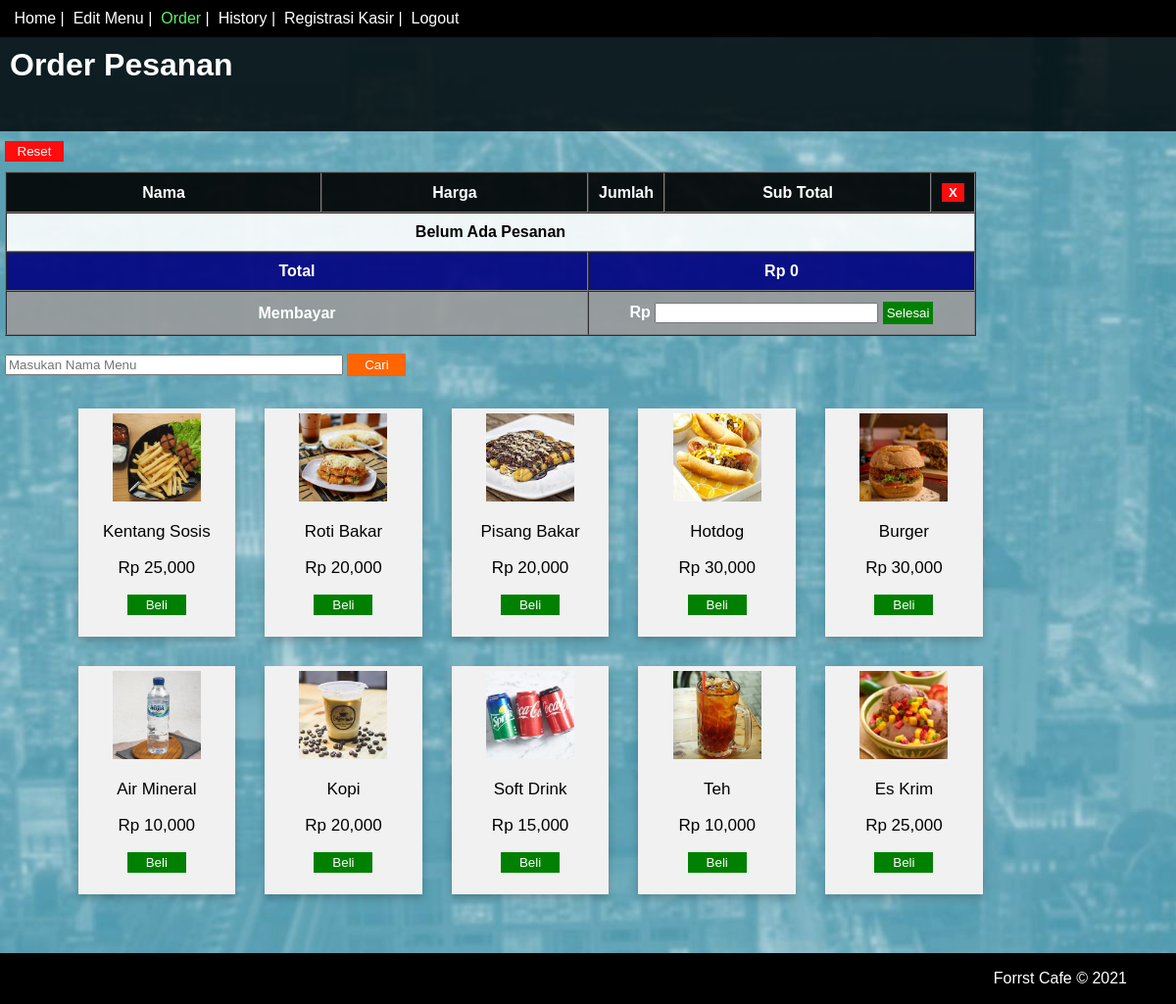
Page /page/order.php (signed in) on the committed database.
### tables this page shows
CREATE TABLE `tb_makanan` (
  `id` int(11) NOT NULL,
  `gambar` varchar(225) NOT NULL,
  `nama` varchar(50) NOT NULL,
  `harga` int(255) NOT NULL
);

### functions/functions.php (called while the page is built, shortened)
<?php
$conn = mysqli_connect("localhost", "root", "", "db_projek");
function query($query){
	global $conn;
	$result = mysqli_query($conn, $query);
	$rows = [];
	while ($row = mysqli_fetch_assoc($result)) {
		$rows[] = $row;
	}
	return $rows;
}
 ?>

### page/order.php (the view, shortened to what this page needs)
<?php
require '../functions/functions.php';
$menu = query("SELECT * FROM tb_makanan");
$role = $_SESSION['role'] OR $_COOKIE['role'];
$sum = 0;
 ?>
<!DOCTYPE html>
<html>
<head>
	<link rel="stylesheet" type="text/css" href="../css/style.css">
	<link rel="stylesheet" type="text/css" href="../css/base.css">
	<link rel="stylesheet" type="text/css" href="../css/order.css">
</head>
<body>
	<div class="bar">
	<?php if ( $role == 1 ) { ?>
		<a class="home" href="../index.php"><img class="home" src="../img/icon/home.png"> Home</a> |
		<a class="edit-menu" href="edit_menu.php"><img class="edit-menu" src="../img/icon/edit.png"> Edit Menu</a> |
		<a class="order" style="color: #60ef65;" href="order.php"><img class="order" src="../img/icon/order.png"> Order</a> |
		<a class="history" href="history.php"><img class="history" src="../img/icon/history.png"> History</a> |
		<a class="regis" href="kasir.php"><img class="regis" src="../img/icon/regis.png"> Registrasi Kasir</a> |
		<a class="logout" href="logout.php" onclick="return confirm('Logout?');"><img class="logout" src="../img/icon/logout.png"> Logout</a>
	<?php } else if ( $role == 2 ) { ?>
		<a class="home" href="../index.php"><img class="home" src="../img/icon/home.png"> Home</a> |
		<a class="order" style="color: #60ef65;" href="order.php"><img class="order" src="../img/icon/order.png"> Order</a> |
		<a class="history" href="history.php"><img class="history" src="../img/icon/history.png"> History</a> |
		<a class="logout" href="logout.php" onclick="return confirm('Logout?');"><img class="logout" src="../img/icon/logout.png"> Logout</a>
	<?php } ?>
	</div>
	<header>
		<h1>Order Pesanan</h1><br>
	</header>
	<div class="content">
	<div class="pesan">
		<button class="btn" id="reset">
			<a href="../fitur/reset.php" onclick="return confirm('Reset Cart?');">Reset</a>
		</button>
		<form method="post" action="../fitur/ubah_keranjang.php">
		<table border="1" cellpadding="10" cellspacing="0">
			<tr style="background-color: rgba(0, 0, 0, 0.9); color: white;">
				<th width="300px;">Nama</th>
				<th width="250px;">Harga</th>
				<th width="50px;">Jumlah</th>
				<th width="250px;">Sub Total</th>
				<th><button class="x1"><b>X</b></button></th>
			</tr>
			<?php if (!isset($_SESSION['cart'])) : ?>
				<tr style="background-color: rgba(255, 255, 255, 0.9); text-align: center;"><th colspan="5">Belum Ada Pesanan</th></tr>
			<?php endif ?>
			<tr style="background-color: rgba(0, 0, 128, 0.9); color: white;">
				<th colspan="2">Total</th>
				<th colspan="3">Rp <?= number_format($sum); ?></th>
			</tr>
			</form>
			<form method="post" action="../fitur/transaksi.php">
				<tr style="background-color: rgba(155, 155, 155, 0.9); color: white;">
					<th colspan="2"><label>Membayar</label></th>
					<th colspan="3">
						Rp <input style="width: 220px;" type="number" name="bayar" id="bayar" autocomplete="off" required>
						<button style="padding: 3px; " class="btn, edit" type="submit">Selesai</button>
					</th>
				</tr>
			</form>
	</div>
	<br>
	<form action="" method="post">
		<input class="search" type="text" name="keyword" size="40" placeholder="Masukan Nama Menu" autocomplete="off">
		<button class="btn" id="cari" type="submit" name="cari">Cari</button>
	</form>
	<br>
	<form method="post">
	<center>
		<div class="row">
			<?php foreach ($menu as $row) : ?>
				<div class="column">
					<div class="card">
						<center>
							<div class="gambar">
								<img src="../img/<?= $row["gambar"]; ?>" width="90px;">
							</div>
						</center>
						<p><?= $row["nama"]; ?></p>
						<p>Rp <?= number_format($row["harga"]); ?></p>
						<div class="btn"><p><button class="edit" type="submit" name="beli">
							<a href="../fitur/keranjang.php?id=<?= $row["id"]; ?>">Beli</a>
						</button></p></div>
					</div>
				</div>
			<?php endforeach; ?>
		</div>
	</center>
	</div>
	<footer>
		<p>Forrst Cafe &copy 2021</p>
	</footer>
</body>
</html>

### css/style.css (style rules this page uses)
body { margin: 0; padding: 0; font-family: sans-serif; background-image: url(../img/bg.jpg); background-size: cover; }
header { background-color: rgba(0, 0, 0, 0.8); margin-top: 0px; }
h1 { margin-top: 0px; padding: 10px; color: white; }
.bar { margin-bottom: 0px; }
#cari { background-color: #ff6500; border: 2px solid #ff6500; color: white; width: 60px; padding: 2px; }
.btn button { width: 60px; }
.btn a { color: white; text-decoration: none; }
.edit { background-color: green; border: 1px solid green; padding: 2px; color: white; }
.content { height: auto; padding: 5px; padding-top: 10px; margin: 0 auto; background-color: rgba(255, 255, 255, 0.2); }
.row { width: 90%; margin-bottom: 40px; }
.row:after { content: ""; display: table; clear: both; }
.column { float: left; width: 15%; padding: 15px; }
.card { box-shadow: 0 4px 8px 0 rgba(0, 0, 0, 0.2); padding: 5px; text-align: center; background-color: #f1f1f1; }
.card p { font-size: 17px; color: black; }
footer { background-color: black; color: white; padding: 1px 50px; height: auto; text-align: right; }

### css/base.css (style rules this page uses)
body { margin: 0; padding: 0; font-family: sans-serif; }
.bar { background-color: black; color: white; padding: 10px; }
.bar a { color: white; text-decoration: none; cursor: pointer; }
.home, .edit-menu, .history, .regis, .logout, .order img { height: 0px; width: 0px; }

### css/order.css (style rules this page uses)
body { margin: 0; padding: 0; }
#reset { background-color: #ff0c0c; border: 1px solid #ff0c0c; padding: 2px; width: 60px; margin-bottom: 10px; }
.x1 { background-color: #ff0c0c; border: 1px solid #ff0c0c; color: white; }

### rows in the picture
tb_makanan: gambar (picture), nama "Kentang Sosis", harga "25,000"
tb_makanan: gambar (picture), nama "Roti Bakar", harga "20,000"
tb_makanan: gambar (picture), nama "Pisang Bakar", harga "20,000"
tb_makanan: gambar (picture), nama "Hotdog", harga "30,000"
tb_makanan: gambar (picture), nama "Burger", harga "30,000"
tb_makanan: gambar (picture), nama "Air Mineral", harga "10,000"
tb_makanan: gambar (picture), nama "Kopi", harga "20,000"
tb_makanan: gambar (picture), nama "Soft Drink", harga "15,000"
tb_makanan: gambar (picture), nama "Teh", harga "10,000"
tb_makanan: gambar (picture), nama "Es Krim", harga "25,000"

### other values in the picture
$sum "0"
